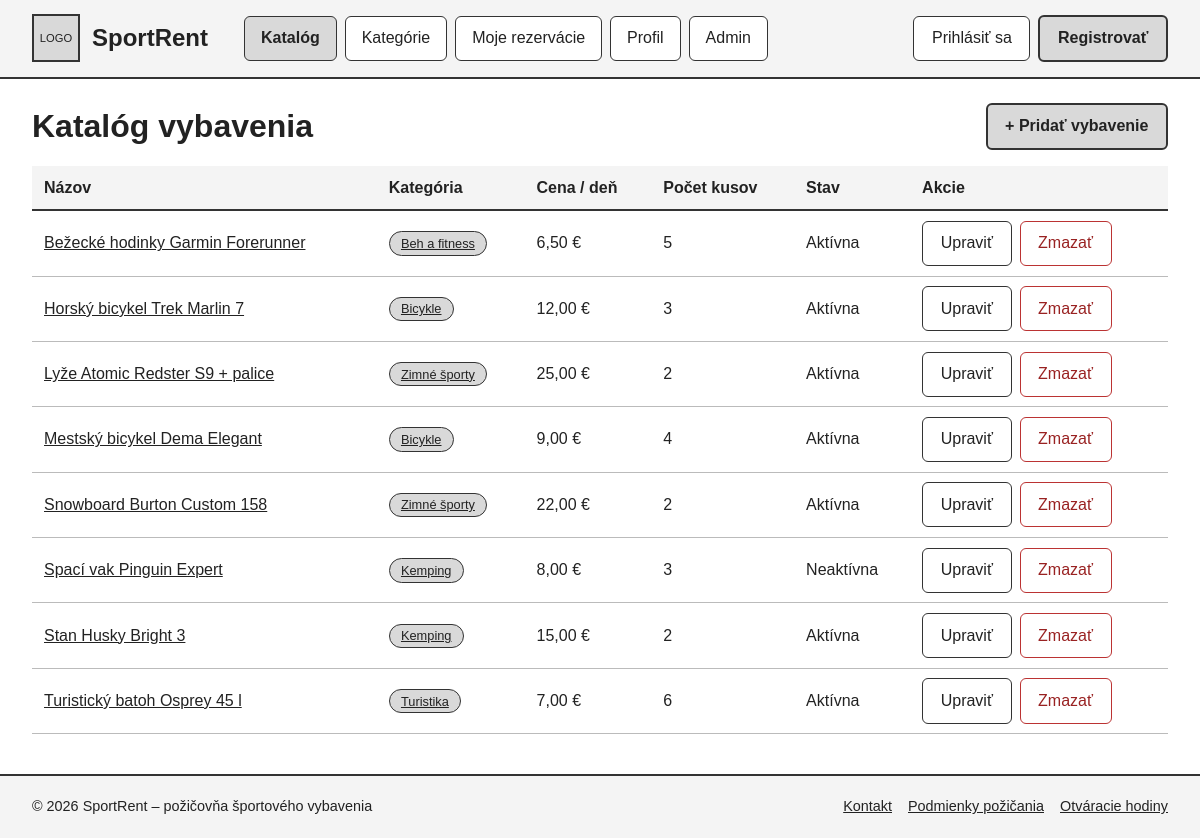
The app's page /?c=polozka with its own data.
### tables this page shows
CREATE TABLE IF NOT EXISTS `polozky` (
    `id`           INT UNSIGNED  NOT NULL AUTO_INCREMENT,
    `kategoria_id` INT UNSIGNED  NULL,
    `nazov`        VARCHAR(150)  NOT NULL,
    `popis`        TEXT          NULL,
    `cena_za_den`  DECIMAL(8, 2) NOT NULL,
    `pocet_kusov`  INT UNSIGNED  NOT NULL DEFAULT 1,
    `aktivna`      TINYINT(1)    NOT NULL DEFAULT 1,
    PRIMARY KEY (`id`),
    KEY `idx_polozky_kategoria` (`kategoria_id`),
    CONSTRAINT `fk_polozky_kategoria` FOREIGN KEY (`kategoria_id`)
        REFERENCES `kategorie` (`id`)
        ON DELETE SET NULL
        ON UPDATE CASCADE
);

CREATE TABLE IF NOT EXISTS `kategorie` (
    `id`    INT UNSIGNED NOT NULL AUTO_INCREMENT,
    `nazov` VARCHAR(100) NOT NULL,
    `popis` VARCHAR(500) NULL,
    PRIMARY KEY (`id`)
);

### Framework/Http/Responses/Response.php (called while the page is built, shortened)
<?php
abstract class Response
{
    public function send(): void
    {
        $this->generate();
    }
}

### public/index.php (called while the page is built, shortened)
<?php
require __DIR__ . '/../Framework/ClassLoader.php';
try {
    $app = new App();
    $app->run();
} catch (Exception $e) {
    die('An error occurred: ' . $e->getMessage());
}

### Framework/Support/LinkGenerator.php (called while the page is built, shortened)
<?php
class LinkGenerator
{
    private Request $request;
    public function __construct(Request $request, Router $router)
    {
        $this->request = $request;
    }
    public function url(
        string|array $destination,
        array $parameters = [],
        bool $absolute = false,
        bool $appendParameters = false
    ): string {
        list($controller, $action) = explode(".", $destination);
        $args = $appendParameters ? $this->request->get() : [];
        $args = ["c" => lcfirst($controller), "a" => $action != "index" ? $action : null] + $parameters + $args;
        $basePath = $absolute ? $this->request->getBaseUrl() : "";
        return $basePath . "?" . http_build_query($args);
    }
}

### Framework/DB/Connection.php (called while the page is built, shortened)
<?php
class Connection
{
    private static ?Connection $instance = null;
    private PDO $db;
    public function __construct(PDO $db)
    {
        $this->db = $db;
    }
    public static function getInstance(): Connection
    {
        try {
            if (self::$instance == null) {
                $db = new PDO(
                    'mysql:dbname=' . Configuration::DB_NAME . ';host=' . Configuration::DB_HOST . ';charset=utf8mb4',
                    Configuration::DB_USER,
                    Configuration::DB_PASS
                );
                $db->setAttribute(PDO::ATTR_ERRMODE, PDO::ERRMODE_EXCEPTION);
                $db->setAttribute(PDO::ATTR_EMULATE_PREPARES, true);
                self::$instance = new self($db);
            }
            return self::$instance;
        } catch (PDOException $e) {
            throw new Exception('Connection failed: ' . $e->getMessage());
        }
    }
    public function prepare(string $sql): DebugStatement
    {
        try {
            return new DebugStatement($this->db->prepare($sql));
        } catch (PDOException $e) {
            throw new Exception('Prepare failed: ' . $e->getMessage());
        }
    }
}

### Framework/Core/Model.php (called while the page is built, shortened)
<?php
abstract class Model implements \JsonSerializable
{
    protected static ?string $tableName = null;
    protected static array $columnsMap = [];
    private static array $dbColumns = [];
    private static IDbConvention $dbConventions;
    private ?ResultSet $_resultSet = null;
    protected static function getTableName(): string
    {
        if (!empty(static::$tableName)) {
            return static::$tableName;
        }
        return self::getConventions()->getTableName(get_called_class());
    }
    protected static function getPkColumnName(): string
    {
        return self::getConventions()->getPkColumnName(get_called_class());
    }
    protected static function getColumnsMap(): array
    {
        return static::$columnsMap ?? [];
    }
    public static function getAll(
        ?string $whereClause = null,
        array   $whereParams = [],
        ?string $orderBy = null,
        ?int    $limit = null,
        ?int    $offset = null
    ): array
    {
        try {
            $sql = "SELECT " . static::getDBColumnNamesList() . " FROM `" . static::getTableName() . "`";
            if ($whereClause != null) {
                $sql .= " WHERE $whereClause";
            }
            if ($orderBy !== null) {
                $sql .= " ORDER BY $orderBy";
            }
            $stmt = Connection::getInstance()->prepare($sql);
            $stmt->execute($whereParams);
            $models = $stmt->fetchAll(PDO::FETCH_CLASS | PDO::FETCH_PROPS_LATE, static::class);
            $dataSet = new ResultSet($models);
            foreach ($models as $model) {
                $model->_resultSet = $dataSet;
            }
            return $models;
        } catch (PDOException $exception) {
            throw new Exception('Query failed: ' . $exception->getMessage(), 0, $exception);
        }
    }
    public function getOneRelated(string $modelClass, ?string $refColumn = null): mixed
    {
        $refColumn ??= static::getConventions()->getFkColumn($modelClass);
        $ownerProp = self::toPropertyName($refColumn);
        $ownerVal = isset($this->{$ownerProp}) ? $this->{$ownerProp} : null;
        return $this->_resultSet->getOneRelated(
            $modelClass,
            self::toPropertyName($refColumn),
            fn($e) => (isset($e->{self::toPropertyName($refColumn)}) ? $e->{self::toPropertyName($refColumn)} : null),
            fn($e) => $e->getIdValue(),
            $modelClass::getPkColumnName(),
            $ownerVal,
        );
    }
    private static function getDbColumns(): array
    {
        try {
            $sql = "DESCRIBE " . static::getTableName();
            $stmt = Connection::getInstance()->prepare($sql);
            $stmt->execute([]);
            self::$dbColumns[static::class] = array_column($stmt->fetchAll(), 'Field');
            return self::$dbColumns[static::class];
        } catch (PDOException $exception) {
            throw new Exception('Query failed: ' . $exception->getMessage(), 0, $exception);
        }
    }
    private function getIdValue(): mixed
    {
        $pk = static::getPkColumnName();
        $prop = static::toPropertyName($pk);
        return isset($this->{$prop}) ? $this->{$prop} : null;
    }
    private static function getModelProperties(): array
    {
        $reflection = new \ReflectionClass(static::class);
        $properties = [];
        foreach ($reflection->getProperties() as $property) {
            $propertyName = $property->getName();
            if ($property->isStatic()) {
                continue;
            }
            $properties[$propertyName] = true;
        }
        return $properties;
    }
    private static function getDBColumnNamesList(): string
    {
        $dbColumns = [];
        foreach (static::getDbColumns() as $columnName) {
            $propertyName = static::toPropertyName($columnName);
            if ($propertyName != $columnName) {
                $dbColumns[] = "`$columnName` AS {$propertyName}";
            } else {
                $dbColumns[] = $columnName;
            }
        }
        return implode(', ', $dbColumns);
    }
    private static function toPropertyName(string $columnName): string
    {
        $customMapping = static::getColumnsMap();
        if (isset($customMapping[$columnName])) {
            return $customMapping[$columnName];
        } else {
            return static::getConventions()->toPropertyName($columnName);
        }
    }
    private static function getConventions(): IDbConvention
    {
        if (!isset(static::$dbConventions)) {
            static::$dbConventions = new (Configuration::DB_CONVENTIONS_CLASS)();
        }
        return static::$dbConventions;
    }
}

### Framework/ClassLoader.php (called while the page is built, shortened)
<?php
class ClassLoader
{
    public static function Boot(): void
    {
        spl_autoload_register(function ($class_name) {
            $file = self::getClassFile($class_name);
        });
    }
    public static function getClassFile(string $className): string
    {
        $baseDir = realpath(dirname(__DIR__));
        $relativePath = str_replace('\\', DIRECTORY_SEPARATOR, ltrim($className, '\\')) . '.php';
        return $baseDir . DIRECTORY_SEPARATOR . $relativePath;
    }
}
require __DIR__ . DIRECTORY_SEPARATOR . 'Support' . DIRECTORY_SEPARATOR . 'functions.php';

### Framework/DB/DebugStatement.php (called while the page is built, shortened)
<?php
class DebugStatement
{
    private PDOStatementAlias $stmt;
    public function __construct($stmt)
    {
        $this->stmt = $stmt;
    }
    public function execute(?array $params = null): bool
    {
        $result = $this->stmt->execute($params);
        $this->stmt->debugDumpParams();
        return $result;
    }
    public function __call(string $name, array $arguments): mixed
    {
        return $this->stmt->{$name}(...$arguments);
    }
}

### App/Controllers/PolozkaController.php (called while the page is built, shortened)
<?php
class PolozkaController extends BaseController
{
    public function index(Request $request): Response
    {
        $stav = $request->get('stav');
        return $this->html([
            'polozky' => Polozka::getAll(orderBy: '`nazov` ASC'),
            'stav' => is_string($stav) ? $stav : null,
        ]);
    }
}

### Framework/DB/DefaultConventions.php (called while the page is built, shortened)
<?php
class DefaultConventions implements IDbConvention
{
    public function getPkColumnName(string $className): string
    {
        return 'id';
    }
    public function toPropertyName(string $columnName): string
    {
        return $columnName;
    }
}

### Framework/Support/functions.php (called while the page is built)
<?php
if (!function_exists('e')) {
    function e(mixed $value): string
    {
        return htmlspecialchars((string)$value, ENT_QUOTES | ENT_SUBSTITUTE | ENT_HTML5, 'UTF-8');
    }
}

### Framework/DB/ResultSet.php (called while the page is built, shortened)
<?php
class ResultSet
{
    private array $entities;
    private array $relatedEntities = [];
    public function __construct(array $entities)
    {
        $this->entities = $entities;
    }
    public function getOneRelated(
        string   $modelClass,
        string   $fk,
        callable $fkPropertyAccessor,
        callable $idPropertyAccessor,
        string   $pk,
        mixed    $id
    ): mixed
    {
        $relationKey = $modelClass . '<|' . $fk;
        if (!isset($this->relatedEntities[$relationKey])) {
            $this->relatedEntities[$relationKey] = [];
            $ids = array_values(array_unique(array_map($fkPropertyAccessor, $this->entities)));
            if (count($ids) > 0) {
                $data = $modelClass::getAll("`$pk` IN ({$this->generatePlaceholders(count($ids))})", $ids);
                foreach ($data as $row) {
                    $this->relatedEntities[$relationKey][$idPropertyAccessor($row)] = $row;
                }
            }
        }
        return $this->relatedEntities[$relationKey][$id] ?? null;
    }
    private function generatePlaceholders($count): string
    {
        return implode(", ", array_fill(0, $count, "?"));
    }
}

### App/Models/Polozka.php (called while the page is built, shortened)
<?php
class Polozka extends Model
{
    public function kategoria(): ?Kategoria
    {
        return $this->getOneRelated(Kategoria::class, 'kategoria_id');
    }
}

### App/Views/Polozka/index.view.php (the view, shortened to what this page needs)
<section aria-labelledby="katalog-nadpis">
    <div class="toolbar">
        <h1 id="katalog-nadpis">Katalóg vybavenia</h1>
        <a class="btn btn-primary" href="<?= $link->url('polozka.create') ?>">+ Pridať vybavenie</a>
    </div>
    <?php if ($polozky === []) { ?>
        <p class="alert">Zatiaľ nie je v databáze žiadne vybavenie. Pridajte prvú položku.</p>
    <?php } else { ?>
        <table class="data-table">
            <thead>
            <tr>
                <th scope="col">Názov</th>
                <th scope="col">Kategória</th>
                <th scope="col">Cena / deň</th>
                <th scope="col">Počet kusov</th>
                <th scope="col">Stav</th>
                <th scope="col">Akcie</th>
            </tr>
            </thead>
            <tbody>
            <?php foreach ($polozky as $polozka) { ?>
                <tr>
                    <td data-label="Názov">
                        <a href="<?= $link->url('polozka.detail', ['id' => $polozka->id]) ?>">
                            <?= e($polozka->nazov) ?>
                        </a>
                    </td>
                    <td data-label="Kategória"><?php $kat = $polozka->kategoria(); ?>
                        <?php if ($kat !== null) { ?>
                            <a class="tag" href="<?= $link->url('kategoria.detail', ['id' => $kat->id]) ?>"><?= e($kat->nazov) ?></a>
                        <?php } else { ?>
                            <span class="tag">Bez kategórie</span>
                        <?php } ?></td>
                    <td data-label="Cena / deň"><?= number_format((float)$polozka->cena_za_den, 2, ',', ' ') ?> €</td>
                    <td data-label="Počet kusov"><?= (int)$polozka->pocet_kusov ?></td>
                    <td data-label="Stav"><?= $polozka->aktivna ? 'Aktívna' : 'Neaktívna' ?></td>
                    <td data-label="Akcie">
                        <div class="actions">
                            <a class="btn" href="<?= $link->url('polozka.edit', ['id' => $polozka->id]) ?>">Upraviť</a>
                            <form method="post" action="<?= $link->url('polozka.delete') ?>"
                                  onsubmit="return confirm('Naozaj chcete zmazať položku „<?= e(addslashes($polozka->nazov)) ?>“?');">
                                <button type="submit" class="btn btn-danger">Zmazať</button>
                            </form>
                        </div>
                    </td>
                </tr>
            <?php } ?>
            </tbody>
        </table>
    <?php } ?>
</section>

### public/css/style.css (style rules this page uses)
:root { --bg: #ffffff; --bg-soft: #f4f4f4; --border: #333333; --border-light: #bbbbbb; --text: #222222; --text-muted: #666666; --accent: #d9d9d9; --ok-bg: #eef7ee; --radius: 6px; --gap: 1rem; }
*, *::before, *::after { box-sizing: border-box; }
html { font-size: 100%; }
body { margin: 0; font-family: Arial, Helvetica, sans-serif; line-height: 1.5; color: var(--text); background: var(--bg); min-height: 100vh; display: flex; flex-direction: column; }
a { color: inherit; }
h1, h2, h3 { line-height: 1.25; margin: 0 0 0.5rem; }
h1 { font-size: 1.6rem; }
.btn { display: inline-block; padding: 0.6rem 1.1rem; border: 1px solid var(--border); background: #fff; color: var(--text); font: inherit; text-align: center; text-decoration: none; cursor: pointer; border-radius: var(--radius); }
.btn-primary { background: var(--accent); border-width: 2px; font-weight: bold; }
.tag { display: inline-block; padding: 0.1rem 0.7rem; border: 1px solid var(--border); background: var(--accent); font-size: 0.8rem; border-radius: 999px; }
@media (min-width: 600px) { h1 { font-size: 2rem; } }
.toolbar { display: flex; flex-wrap: wrap; align-items: center; justify-content: space-between; gap: 0.75rem; margin-bottom: 1rem; }
.toolbar h1 { margin: 0; }
.btn-danger { border-color: #b33; color: #922; }
.actions { display: flex; flex-wrap: wrap; align-items: center; gap: 0.5rem; margin-top: 0.5rem; }
.actions form { margin: 0; }
.data-table { width: 100%; border-collapse: collapse; }
.data-table th, .data-table td { padding: 0.6rem 0.75rem; border-bottom: 1px solid var(--border-light); text-align: left; vertical-align: middle; }
.data-table thead th { background: var(--bg-soft); border-bottom: 2px solid var(--border); }
.data-table .actions { margin-top: 0; }

### records on screen
polozky: nazov "Bežecké hodinky Garmin Forerunner", kategoria.nazov "Beh a fitness", cena_za_den "6,50", pocet_kusov "5", aktivna "Aktívna"
polozky: nazov "Horský bicykel Trek Marlin 7", kategoria.nazov "Bicykle", cena_za_den "12,00", pocet_kusov "3", aktivna "Aktívna"
polozky: nazov "Lyže Atomic Redster S9 + palice", kategoria.nazov "Zimné športy", cena_za_den "25,00", pocet_kusov "2", aktivna "Aktívna"
polozky: nazov "Mestský bicykel Dema Elegant", kategoria.nazov "Bicykle", cena_za_den "9,00", pocet_kusov "4", aktivna "Aktívna"
polozky: nazov "Snowboard Burton Custom 158", kategoria.nazov "Zimné športy", cena_za_den "22,00", pocet_kusov "2", aktivna "Aktívna"
polozky: nazov "Spací vak Pinguin Expert", kategoria.nazov "Kemping", cena_za_den "8,00", pocet_kusov "3", aktivna "Neaktívna"
polozky: nazov "Stan Husky Bright 3", kategoria.nazov "Kemping", cena_za_den "15,00", pocet_kusov "2", aktivna "Aktívna"
polozky: nazov "Turistický batoh Osprey 45 l", kategoria.nazov "Turistika", cena_za_den "7,00", pocet_kusov "6", aktivna "Aktívna"

### other values on screen
App\Configuration::APP_NAME "SportRent"
